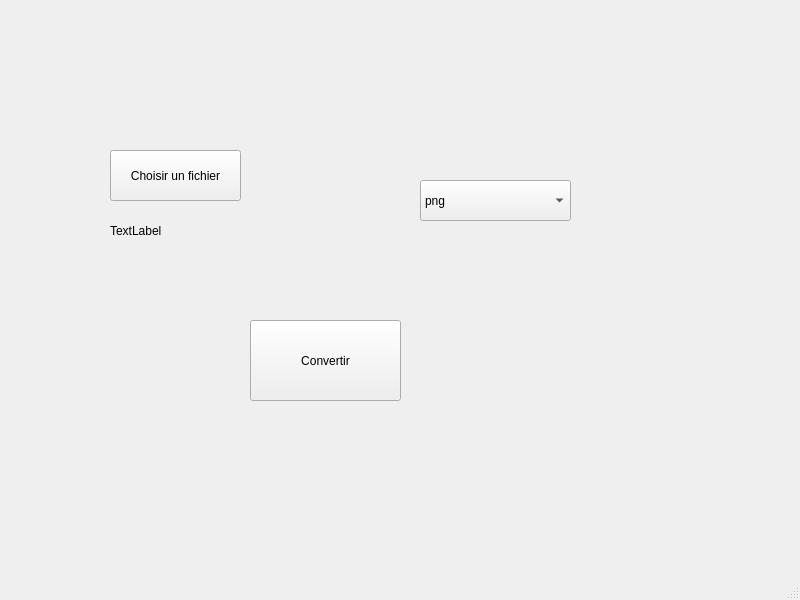
<?xml version="1.0" encoding="UTF-8"?>
<ui version="4.0">
 <class>imagewindow</class>
 <widget class="QMainWindow" name="imagewindow">
  <property name="geometry">
   <rect>
    <x>0</x>
    <y>0</y>
    <width>800</width>
    <height>600</height>
   </rect>
  </property>
  <property name="windowTitle">
   <string>MainWindow</string>
  </property>
  <widget class="QWidget" name="centralwidget">
   <widget class="QLabel" name="filePathLabel">
    <property name="geometry">
     <rect>
      <x>110</x>
      <y>210</y>
      <width>151</width>
      <height>41</height>
     </rect>
    </property>
    <property name="text">
     <string>TextLabel</string>
    </property>
   </widget>
   <widget class="QPushButton" name="selectFileButton">
    <property name="geometry">
     <rect>
      <x>110</x>
      <y>150</y>
      <width>131</width>
      <height>51</height>
     </rect>
    </property>
    <property name="text">
     <string>Choisir un fichier</string>
    </property>
   </widget>
   <widget class="QComboBox" name="formatComboBox">
    <property name="geometry">
     <rect>
      <x>420</x>
      <y>180</y>
      <width>151</width>
      <height>41</height>
     </rect>
    </property>
    <item>
     <property name="text">
      <string>png</string>
     </property>
    </item>
    <item>
     <property name="text">
      <string>jpg</string>
     </property>
    </item>
    <item>
     <property name="text">
      <string>bmp</string>
     </property>
    </item>
    <item>
     <property name="text">
      <string>jpeg</string>
     </property>
    </item>
    <item>
     <property name="text">
      <string>ico</string>
     </property>
    </item>
   </widget>
   <widget class="QPushButton" name="convertButton">
    <property name="geometry">
     <rect>
      <x>250</x>
      <y>320</y>
      <width>151</width>
      <height>81</height>
     </rect>
    </property>
    <property name="text">
     <string>Convertir</string>
    </property>
   </widget>
  </widget>
  <widget class="QMenuBar" name="menubar">
   <property name="geometry">
    <rect>
     <x>0</x>
     <y>0</y>
     <width>800</width>
     <height>21</height>
    </rect>
   </property>
  </widget>
  <widget class="QStatusBar" name="statusbar"/>
 </widget>
 <resources/>
 <connections/>
</ui>
